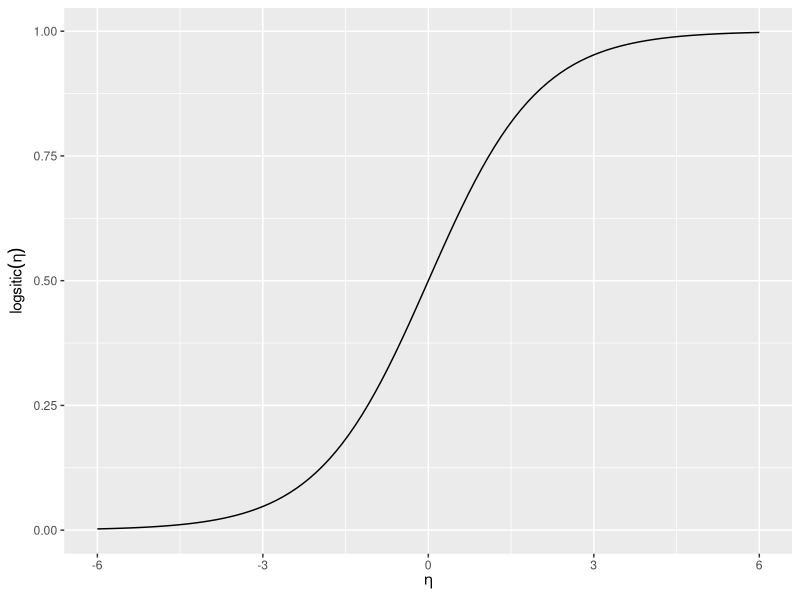

Source code (R):
## ---- chunk 1
library(ggplot2)
eq = function(x) {
  
  1/(1+exp(-x))
}

ggplot(data.frame(x=c(-6,6)), aes(x=x)) + stat_function(fun=eq, geom = "line") + xlab(expression(eta)) + ylab(expression(logsitic(eta)))
